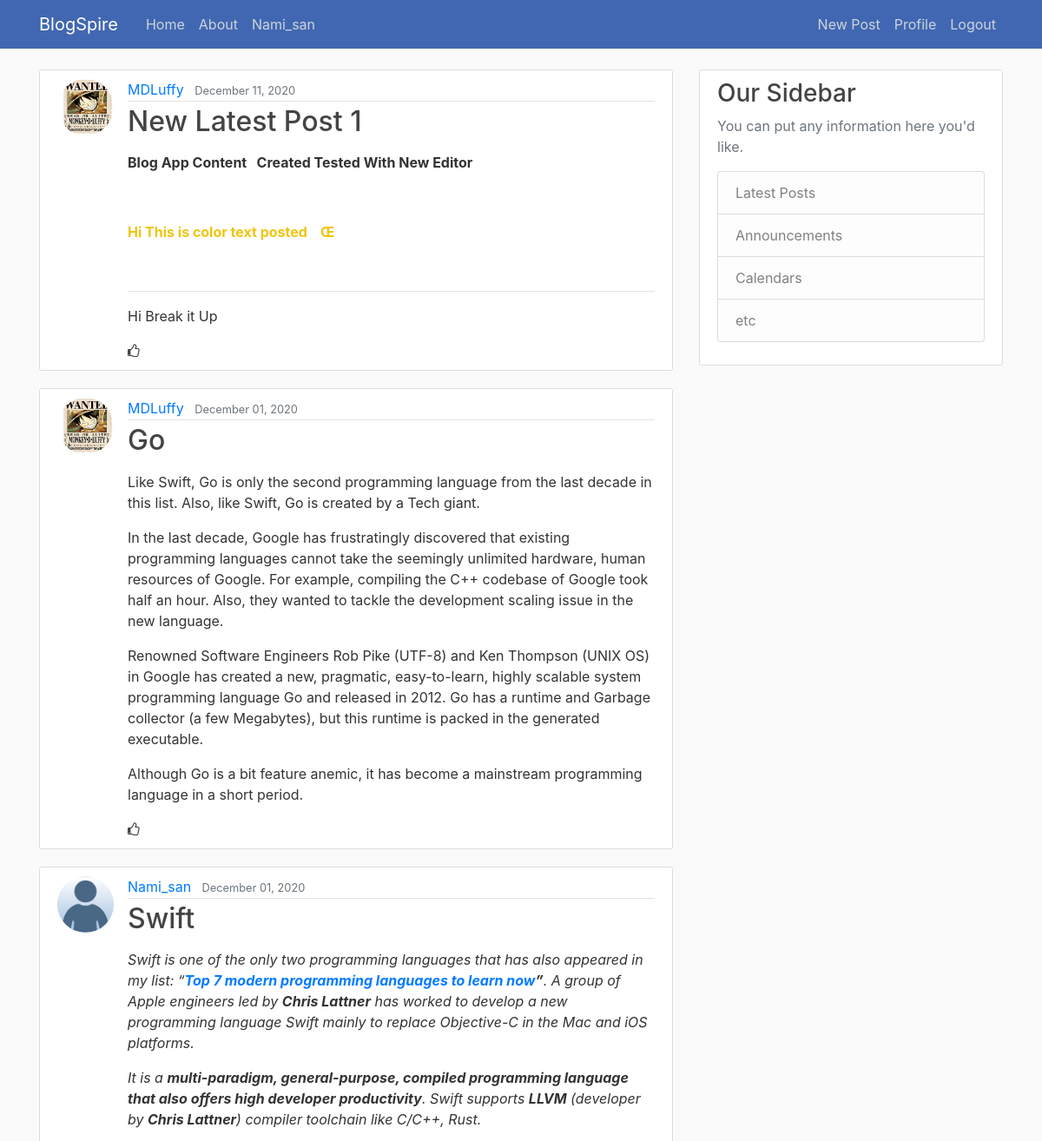
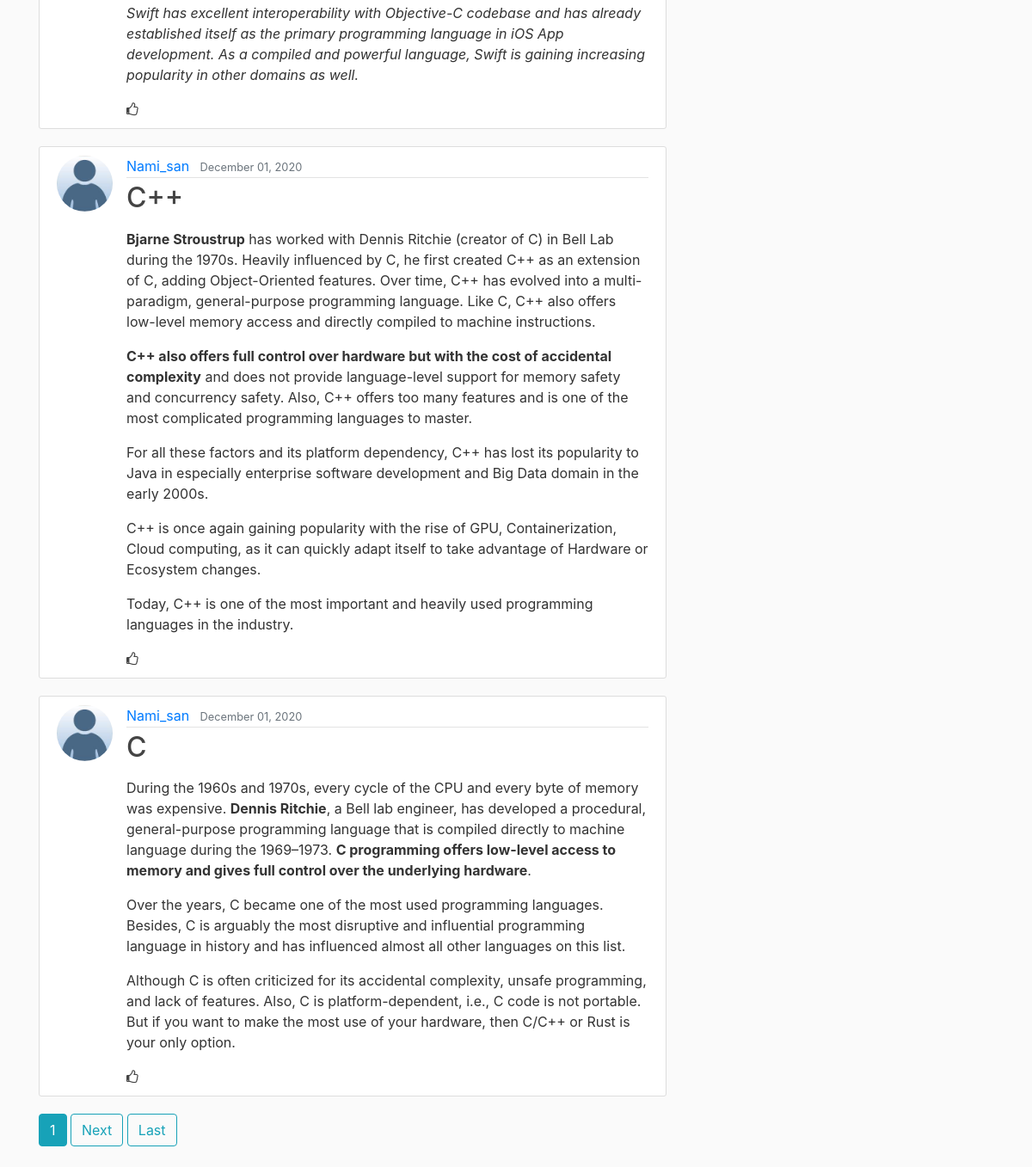
/ (signed in), run on the app's committed database (2 pictures, top to bottom).
### blog/models.py (models this page shows, shortened)
class Post(models.Model):
    title = models.CharField(max_length=150)
    content = RichTextField(blank=True , null=True)
    date_posted = models.DateTimeField(default=timezone.now)
    author = models.ForeignKey(User, on_delete=models.CASCADE)
    likes = models.ManyToManyField(User, related_name='blog_posts')

### users/models.py (models this page shows, shortened)
class Profile(models.Model): # add whatever you like the info about the author
    user = models.OneToOneField(User, on_delete=models.CASCADE)
    image = models.ImageField(default = 'default.jpg' , upload_to='profile_pics')

### blog/views.py (the view)
# urls.py: path('', PostListView.as_view(), name = 'blog-home'),
class PostListView(ListView):
    model = Post
    template_name = 'blog/home.html' # <app> /<model>_<viewtype>.html
    context_object_name = 'posts'
    ordering = ['-date_posted']
    paginate_by = 5

### blog/templates/blog/home.html (shortened to what this page needs)
{% extends "blog/base.html" %}
{% block content %}
{% for post in posts %}
<article class="media content-section">
  <img class="rounded-circle  article-img" src="{{ post.author.profile.image.url}}">
  <div class="media-body">
    <div class="article-metadata">
      <a class="mr-2" href="{% url 'user-posts' post.author.username %}">{{ post.author }}</a>
      <small class="text-muted">{{ post.date_posted|date:'F d, Y' }}</small>
    </div>
    <h2><a class="article-title" href="{% url 'post-detail' post.id  %}">{{ post.title }}</a></h2>
    <p class="article-content">{{ post.content | safe }}</p>
    <a class="article-title" href="{% url 'post-detail' post.id  %}"><i class="fa fa-thumbs-o-up"></i></a>
  </div>
</article>
{% endfor %}
{%  if is_paginated %}
{% for num in page_obj.paginator.page_range %}
  {% if page_obj.number == num  %}
 <a class="btn btn-info mb-4" href="?page={{ num }}">{{ num }}</a>
 {% elif num > page_obj.number|add:'-3' and  num < page_obj.number|add:'-3' %}
 <a class="btn btn-outline-info mb-4" href="?page={{ num }}">{{ num }}</a>
 {% endif %}
 {% endfor %}
{% if page_obj.has_next %}
<a class="btn btn-outline-info mb-4" href="?page={{page_obj.next_page_number}}">Next</a>
<a class="btn btn-outline-info mb-4" href="?page={{page_obj.paginator.num_pages }}">Last</a>
{% endif %}
{% endif %}
{% endblock content %}

### blog/templates/blog/base.html (shortened to what this page needs)
{% load static %}
<!DOCTYPE html>
<html>
<head>
    <link rel="stylesheet" href="https://maxcdn.bootstrapcdn.com/bootstrap/4.0.0/css/bootstrap.min.css">
    <link rel="stylesheet" href="https://maxcdn.bootstrapcdn.com/font-awesome/4.4.0/css/font-awesome.min.css">
    <link rel="stylesheet" type="text/css" href="{% static 'blog/main.css' %}">
</head>
<body>
    <header class="site-header">
      <nav class="navbar navbar-expand-md navbar-dark bg-steel fixed-top">
        <div class="container">
          <a class="navbar-brand mr-4" href="{% url 'blog-home' %}">BlogSpire</a>
          <div class="collapse navbar-collapse" id="navbarToggle">
            <div class="navbar-nav mr-auto">
              <a class="nav-item nav-link" href="{% url 'blog-home' %}">Home</a>
              <a class="nav-item nav-link" href="{% url 'blog-about' %}">About</a>
              {% if user.is_authenticated %}
              <a class="nav-item nav-link"  >{{ user.username }}</a>
             {% endif %}
            </div>
            <div class="navbar-nav">
              {% if user.is_authenticated %}
              <a class="nav-item nav-link" href="{% url 'post-create' %}">New Post</a>
              <a class="nav-item nav-link" href="{% url 'profile' %}">Profile  </a>
              <a class="nav-item nav-link" href="{% url 'logout' %}">Logout</a>
              {% else %}
              <a class="nav-item nav-link" href="{% url 'login' %}">Login</a>
              <a class="nav-item nav-link" href="{% url 'register' %}">Register</a>
              {% endif %}
            </div>
          </div>
        </div>
      </nav>
    </header>
    <main role="main" class="container">
      <div class="row">
        <div class="col-md-8">
          {% block content %}{% endblock %}
        </div>
        <div class="col-md-4">
          <div class="content-section">
            <h3>Our Sidebar</h3>
            <p class='text-muted'>You can put any information here you'd like.
              <ul class="list-group">
                <li class="list-group-item list-group-item-light">Latest Posts</li>
                <li class="list-group-item list-group-item-light">Announcements</li>
                <li class="list-group-item list-group-item-light">Calendars</li>
                <li class="list-group-item list-group-item-light">etc</li>
              </ul>
            </p>
          </div>
        </div>
      </div>
    </main>
</body>
</html>

### blog/static/blog/main.css (style rules this page uses)
body { background: #fafafa; color: #333333; margin-top: 5rem; }
h1, h2, h3, h4, h5, h6 { color: #444444; }
ul { margin: 0; }
.bg-steel { background-color: #4267B2; }
.site-header .navbar-nav .nav-link { color: #cbd5db; }
.content-section { background: #ffffff; padding: 10px 20px; border: 1px solid #dddddd; border-radius: 3px; margin-bottom: 20px; }
.article-title { color: #444444; }
.article-content { white-space: pre-line; }
.article-img { height: 65px; width: 65px; margin-right: 16px; }
.article-metadata { padding-bottom: 1px; margin-bottom: 4px; border-bottom: 1px solid #e3e3e3 }

### data on the page
Post: author.profile.image (picture), author "MDLuffy", date_posted "December 11, 2020", title "New Latest Post 1", content "Blog App Content Created Tested With New Editor Hi This is color text posted Œ Hi Break it Up"
Post: author.profile.image (picture), author "MDLuffy", date_posted "December 01, 2020", title "Go", content "Like Swift, Go is only the second programming language from the last decade in this list. Also, like Swift, Go is created by a Tech giant. In the last decade, Google has frustratingly discovered that existing programming languages cannot take the seemingly unlimited hardware, human resources of Google. For example, compiling the C++ codebase of Google took half an hour. Also, they wanted to tackle the development scaling issue in the new language. Renowned Software Engineers Rob Pike (UTF-8) and Ken Thompson (UNIX OS) in Google has created a new, pragmatic, easy-to-learn, highly scalable system programming language Go and released in 2012. Go has a runtime and Garbage collector (a few…"
Post: author.profile.image (placeholder picture), author "Nami_san", date_posted "December 01, 2020", title "Swift", content "Swift is one of the only two programming languages that has also appeared in my list: “ Top 7 modern programming languages to learn now ” . A group of Apple engineers led by Chris Lattner has worked to develop a new programming language Swift mainly to replace Objective-C in the Mac and iOS platforms. It is a multi-paradigm, general-purpose, compiled programming language that also offers high developer productivity . Swift supports LLVM (developer by Chris Lattner ) compiler toolchain like C/C++, Rust. Swift has excellent interoperability with Objective-C codebase and has already established itself as the primary programming language in iOS App development. As a compiled and powerful…"
Post: author.profile.image (placeholder picture), author "Nami_san", date_posted "December 01, 2020", title "C++", content "Bjarne Stroustrup has worked with Dennis Ritchie (creator of C) in Bell Lab during the 1970s. Heavily influenced by C, he first created C++ as an extension of C, adding Object-Oriented features. Over time, C++ has evolved into a multi-paradigm, general-purpose programming language. Like C, C++ also offers low-level memory access and directly compiled to machine instructions. C++ also offers full control over hardware but with the cost of accidental complexity and does not provide language-level support for memory safety and concurrency safety. Also, C++ offers too many features and is one of the most complicated programming languages to master. For all these factors and its platform…"
Post: author.profile.image (placeholder picture), author "Nami_san", date_posted "December 01, 2020", title "C", content "During the 1960s and 1970s, every cycle of the CPU and every byte of memory was expensive. Dennis Ritchie , a Bell lab engineer, has developed a procedural, general-purpose programming language that is compiled directly to machine language during the 1969–1973. C programming offers low-level access to memory and gives full control over the underlying hardware . Over the years, C became one of the most used programming languages. Besides, C is arguably the most disruptive and influential programming language in history and has influenced almost all other languages on this list. Although C is often criticized for its accidental complexity, unsafe programming, and lack of features. Also, C is…"

### other printed values
{{ user.username }} "Nami_san"
{{ num }} "1"
